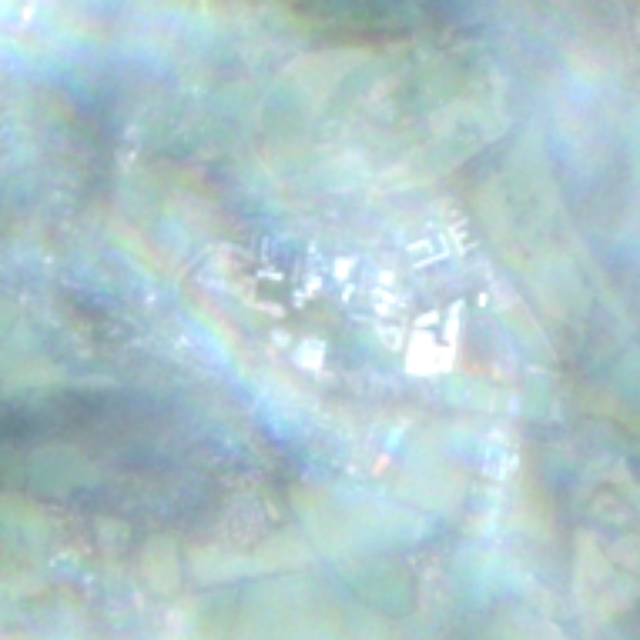
#> input picture environment/RiverIdentification/UoB_sentinel.png, 640 x 640 px, found by its file name
$ python identification.py
#> lines starting #> are read from the running program, lines starting #| are printed output that depends on the picture; after the words box and inside, x2 and y2 are one past the last pixel; in counts of white or black regions, pixels touching at a corner belong together
#> further down, garbled is the input picture: shape (640, 640, 3); mean B, G, R 204.6, 200.2, 175
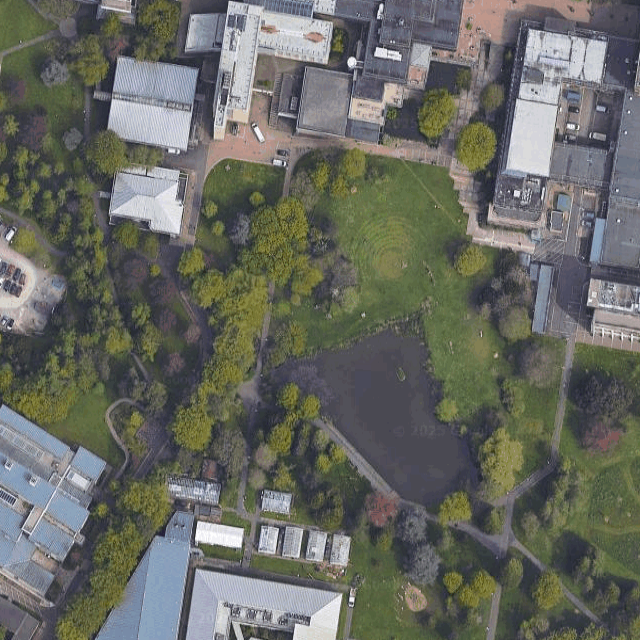
#> input picture environment/RiverIdentification/UoB_gmap.png, 640 x 640 px, found by its file name
#> further down, proper is the input picture: shape (640, 640, 3); mean B, G, R 97.9, 105.5, 103.5
# Necessary Libraries
import cv2
import numpy as np
import matplotlib.pyplot as plt
from sklearn.cluster import KMeans

# Approach 1: K-Means Clustering
# [42 lines left out: function kclustering, not called in this run]

# Approach 2: Contours
def contouring(cv2_image):
    '''Using canny edge detection and contours to identify a river in a image read by OpenCV
    Input: cv2_image - Image read by OpenCV
    Output: Visualisation of the original image and the image with river contours
    Adjustments: Canny edge detection thresholds, contour settings (CHAIN_APPROX_SIMPLE)
    '''
    #Convert the image to grayscale
    gray = cv2.cvtColor(cv2_image, cv2.COLOR_BGR2GRAY)
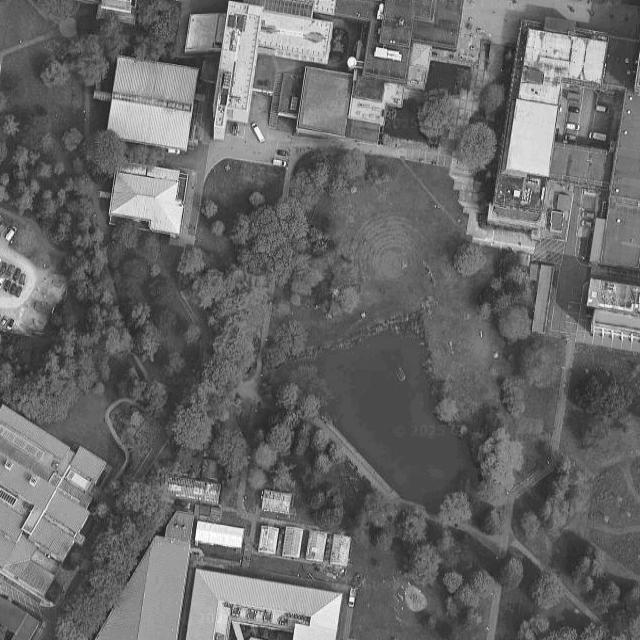
#> gray: shape (640, 640); min 36, max 254, mean 104
    # Apply GaussianBlur to reduce noise and improve edge detection
    blurred = cv2.GaussianBlur(gray, (5, 5), 0) # Will need to experiment with how large the ksize should be before deciding an approach.
    # The 0 setting means standard deviation automatically calculated by ksize.
    # Apply Canny edge detection
    edges = cv2.Canny(blurred, 50, 150) # Can adjust the lower and upper thresholds during testing.
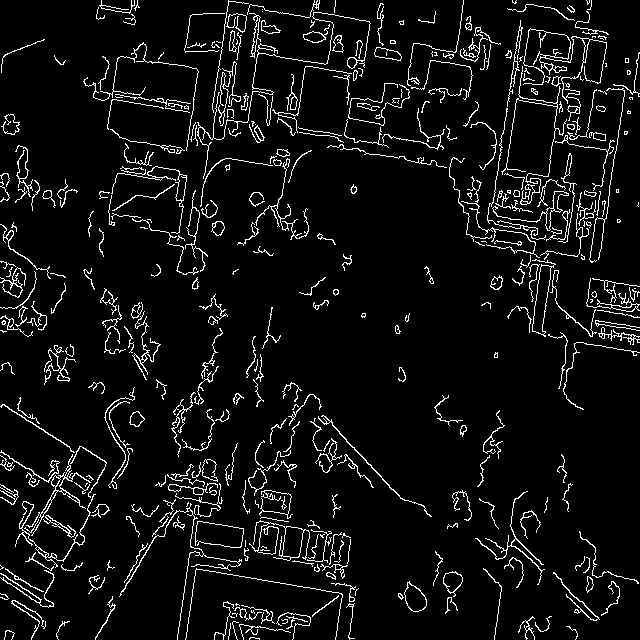
#> edges: shape (640, 640); 6.5% white in thin lines or dots
    # Find contours
    contours, hierarchy = cv2.findContours(edges, cv2.RETR_EXTERNAL, cv2.CHAIN_APPROX_SIMPLE) # Retrieves only the external contours as we only
#> contours = 393 contours, 291 with area under 20; largest, box (x1, y1, x2, y2) and area: (532, 259, 556, 337) 724, (249, 520, 310, 561) 558, (404, 581, 427, 612) 430, (26, 454, 91, 536) 310, (523, 28, 607, 121) 304
    # want the boundary of the river. Simple is just a setting to save memory

    #Draw the contours on the original image to visualize the river
    river_image = cv2_image.copy()
    cv2.drawContours(river_image, contours, -1, (0, 255, 0), 2)  # Green color for the river contour
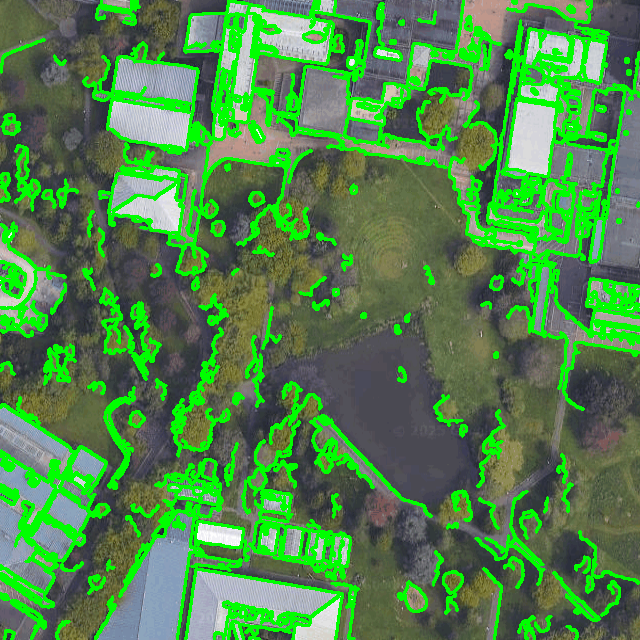
#> river_image: shape (640, 640, 3); 19.97% of pixels changed, all inside (x1, y1, x2, y2) = (0, 0, 640, 640)

    # Display the original image and the image with river contours
    plt.subplot(121), plt.imshow(cv2.cvtColor(cv2_image, cv2.COLOR_BGR2RGB)), plt.title('Original Image')
    plt.subplot(122), plt.imshow(cv2.cvtColor(river_image, cv2.COLOR_BGR2RGB)), plt.title('River Contours')
    plt.show()
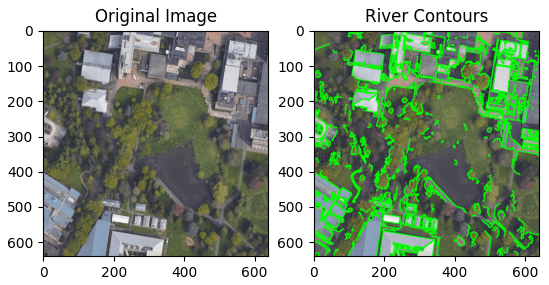
#> figure drawn by matplotlib, 2 panels

garbled = cv2.imread(r"/Users/tom/Documents/Biodevices/Repository Git/Biodevices-Back-End/environment/RiverIdentification/UoB_sentinel.png")
proper = cv2.imread(r"/Users/tom/Documents/Biodevices/Repository Git/Biodevices-Back-End/environment/RiverIdentification/UoB_gmap.png")
# kclustering(proper)
contouring(proper)
